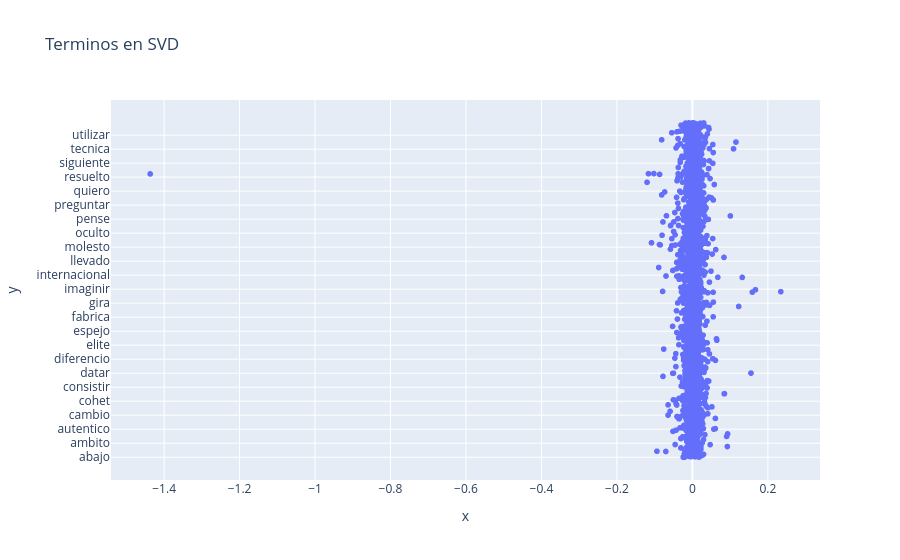

This figure's notebook cell:
### Code cell
fig2 = px.scatter(x_terminos, y_terminos, significado, title="Terminos en SVD")
fig2.show()

### Figure 1 — Plotly figure (JSON) as saved in the notebook; plotly's stock layout.template omitted (floating-point values rounded to 4 significant figures; data arrays with more than 128 entries replaced by an {"elided": "..."} marker saying what was removed)
{"data": [{"hovertemplate": "x=%{x}<br>y=%{y}<extra></extra>", "legendgroup": "", "marker": {"color": "#636efa", "symbol": "circle"}, "mode": "markers", "name": "", "showlegend": false, "type": "scattergl", "x": {"elided": "2843 float values"}, "xaxis": "x", "y": {"elided": "2843 str values"}, "yaxis": "y"}], "layout": {"autosize": true, "legend": {"tracegroupgap": 0}, "title": {"text": "Terminos en SVD"}, "xaxis": {"anchor": "y", "autorange": true, "domain": [0, 1], "range": [-1.538, 0.3356], "title": {"text": "x"}, "type": "linear"}, "yaxis": {"anchor": "x", "autorange": true, "domain": [0, 1], "range": [-234.5, 3077.0], "title": {"text": "y"}, "type": "category"}}}
